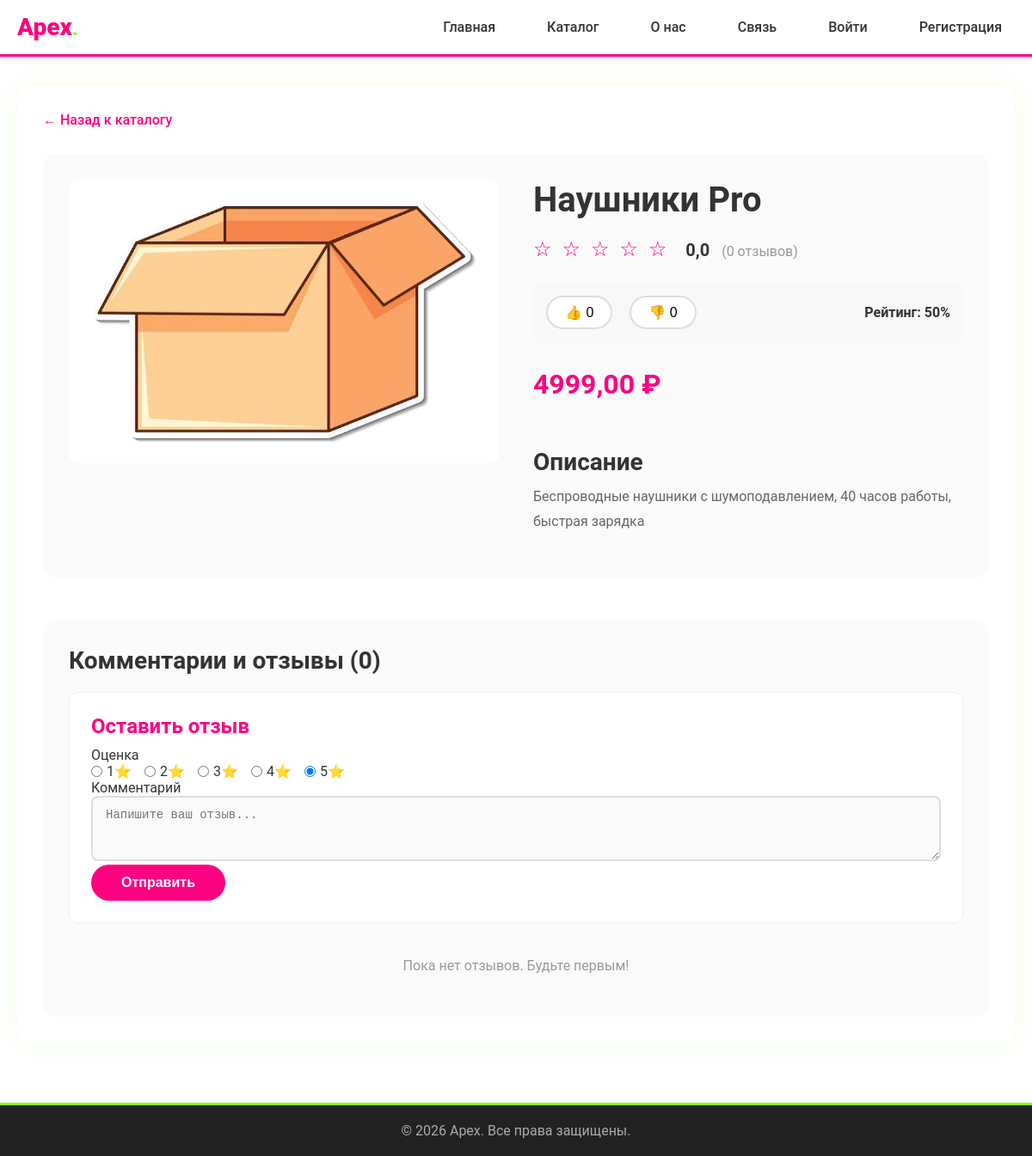
Screenshot of /product/4/ with the database file from the repository.
### mainpage/models.py (models this page shows, shortened)
class Product(models.Model):
    name = models.CharField(max_length=200, verbose_name="Название")
    slug = models.SlugField(max_length=200, unique=True, blank=True, verbose_name="URL")
    category = models.ForeignKey(
        Category,
        on_delete=models.SET_NULL,
        null=True,
        blank=True,
        related_name='products',
        verbose_name="Категория"
    )
    price = models.DecimalField(max_digits=10, decimal_places=2, verbose_name="Цена")
    old_price = models.DecimalField(
        max_digits=10,
        decimal_places=2,
        blank=True,
        null=True,
        verbose_name="Старая цена"
    )
    description = models.TextField(verbose_name="Описание")
    image = models.ImageField(
        upload_to=product_image_path,
        blank=True,
        null=True,
        verbose_name="Изображение",
        default='products/default.jpg'
    )
    in_stock = models.BooleanField(default=True, verbose_name="В наличии")
    quantity = models.PositiveIntegerField(default=0, verbose_name="Количество")
    views = models.PositiveIntegerField(default=0, verbose_name="Просмотры")
    created_at = models.DateTimeField(auto_now_add=True, verbose_name="Дата создания")
    updated_at = models.DateTimeField(auto_now=True, verbose_name="Дата обновления")
    def average_rating(self):
        reviews = self.reviews.all()
        if reviews:
            return sum(r.rating for r in reviews) / len(reviews)
        return 0
    def reviews_count(self):
        return self.reviews.count()
    class Meta:
        verbose_name = "Товар"
        verbose_name_plural = "Товары"
        ordering = ['-created_at']
    likes = models.PositiveIntegerField(default=0, verbose_name="Лайки")
    dislikes = models.PositiveIntegerField(default=0, verbose_name="Дизлайки")
    def get_rating_percent(self):
        total = self.likes + self.dislikes
        if total == 0:
            return 50
        return round((self.likes / total) * 100)

### mainpage/views.py (the view)
# urls.py: path('product/<int:product_id>/', views.product_detail, name='product_detail'),
def product_detail(request, product_id):
    product = get_object_or_404(Product, id=product_id)
    reviews = product.reviews.all()
    if request.method == 'POST' and request.user.is_authenticated:
        form = ReviewForm(request.POST)
        if form.is_valid():
            review = form.save(commit=False)
            review.product = product
            review.user = request.user
            review.save()
            messages.success(request, 'Ваш отзыв успешно добавлен!')
            return redirect('product_detail', product_id=product.id)
    else:
        form = ReviewForm()
    context = {
        'product': product,
        'reviews': reviews,
        'form': form,
        'average_rating': product.average_rating(),
        'reviews_count': product.reviews_count(),
    }
    return render(request, 'mainpage/product_detail.html', context)

### mainpage/forms.py
class ReviewForm(forms.ModelForm):
    class Meta:
        model = Review
        fields = ['rating', 'comment']
        widgets = {
            'rating': forms.RadioSelect(choices=Review.RATING_CHOICES),
            'comment': forms.Textarea(attrs={'rows': 4, 'placeholder': 'Напишите ваш отзыв...'}),
        }
        labels = {
            'rating': 'Оценка',
            'comment': 'Комментарий',
        }

### mainpage/templates/mainpage/product_detail.html (shortened to what this page needs)
{% extends 'mainpage/base.html' %}
{% load static %}
{% block content %}
<div class="page-container">
    <div class="product-detail">
        <div class="product-detail-header">
            <a href="{% url 'catalog' %}" class="back-link">← Назад к каталогу</a>
        </div>
        <div class="product-detail-content">
            <div class="product-detail-image">
                {% if product.image %}
                    <img src="{{ product.image.url }}" alt="{{ product.name }}">
                {% else %}
                    <img src="/media/products/default.jpg" alt="{{ product.name }}">
                {% endif %}
            </div>
            <div class="product-detail-info">
                <h1>{{ product.name }}</h1>
                <div class="product-rating-large">
                    <span class="stars-large">
                        {% with rating=average_rating|floatformat:"0" %}
                            {% for i in "12345"|make_list %}
                                {% if forloop.counter <= rating|add:"0" %}★{% else %}☆{% endif %}
                            {% endfor %}
                        {% endwith %}
                    </span>
                    <span class="rating-value-large">{{ average_rating|floatformat:1 }}</span>
                    <span class="reviews-count-large">({{ reviews_count }} отзывов)</span>
                </div>
                <div class="like-dislike-section">
                    <button class="btn-like" data-product-id="{{ product.id }}" data-action="like">
                        👍 <span id="likes-count">{{ product.likes }}</span>
                    </button>
                    <button class="btn-dislike" data-product-id="{{ product.id }}" data-action="dislike">
                        👎 <span id="dislikes-count">{{ product.dislikes }}</span>
                    </button>
                    <span class="like-percent">Рейтинг: <span id="like-percent">{{ product.get_rating_percent }}%</span></span>
                </div>
                <div class="product-price-large">{{ product.price }} ₽</div>
                <div class="product-description-full">
                    <h3>Описание</h3>
                    <p>{{ product.description }}</p>
                </div>
            </div>
        </div>
        <div class="reviews-section" id="comments-section">
            <h3>Комментарии и отзывы (<span id="comments-count">{{ reviews_count }}</span>)</h3>
            <div class="review-form-container">
                <h4>Оставить отзыв</h4>
                <form id="comment-form" data-product-id="{{ product.id }}">
                    <div class="form-group">
                        <label>Оценка</label>
                        <div class="rating-input">
                            {% for i in "12345"|make_list %}
                                <label class="rating-option">
                                    <input type="radio" name="rating" value="{{ forloop.counter }}" {% if forloop.counter == 5 %}checked{% endif %}>
                                    {{ forloop.counter }}⭐
                                </label>
                            {% endfor %}
                        </div>
                    </div>
                    <div class="form-group">
                        <label>Комментарий</label>
                        <textarea id="comment-text" class="form-input" rows="3" placeholder="Напишите ваш отзыв..." required></textarea>
                    </div>
                    <button type="submit" class="btn-submit-review">Отправить</button>
                </form>
            </div>
            <div class="reviews-list" id="comments-list">
                {% for review in reviews %}
                    <div class="review-item" id="comment-{{ review.id }}">
                        <div class="review-header">
                            <strong class="review-user">{{ review.user.username }}</strong>
                            <span class="review-rating">
                                {% for i in "12345"|make_list %}
                                    {% if forloop.counter <= review.rating %}★{% else %}☆{% endif %}
                                {% endfor %}
                            </span>
                            <span class="review-date">{{ review.created_at|date:"d.m.Y H:i" }}</span>
                        </div>
                        <div class="review-comment">{{ review.comment }}</div>
                    </div>
                {% empty %}
                    <p class="no-reviews">Пока нет отзывов. Будьте первым!</p>
                {% endfor %}
            </div>
        </div>
    </div>
</div>
{% endblock %}

### static/mainpage/css/style.css (style rules this page uses)
* { margin: 0; padding: 0; box-sizing: border-box; }
body { font-family: 'Roboto', 'Arial', sans-serif; background: #ffffff; color: #333; padding-top: 70px; }
.page-container { background: #ffffff; padding: 30px; border-radius: 15px; box-shadow: 0 0 30px rgba(128, 255, 0, 0.1); }
h1, h2, h3, h4, h5, h6 { margin: 20px 0 10px 0; }
h1 { font-size: 2.5em; }
h3 { font-size: 1.75em; }
h4 { font-size: 1.5em; }
.product-detail { max-width: 1100px; margin: 0 auto; }
.product-detail-header { margin-bottom: 30px; }
.back-link { color: #ff0080; text-decoration: none; font-weight: 500; transition: color 0.3s; }
.product-detail-content { display: grid; grid-template-columns: 1fr 1fr; gap: 40px; margin-bottom: 50px; background: #fafafa; padding: 30px; border-radius: 15px; }
.product-detail-image img { width: 100%; max-height: 400px; object-fit: contain; border-radius: 10px; background: white; padding: 20px; }
.product-detail-info { display: flex; flex-direction: column; }
.product-detail-info h1 { color: #333; margin-top: 0; }
.product-rating-large { margin: 10px 0; }
.stars-large { color: #ff0080; font-size: 24px; letter-spacing: 3px; }
.rating-value-large { font-size: 20px; font-weight: bold; color: #333; margin-left: 10px; }
.reviews-count-large { color: #999; font-size: 16px; margin-left: 10px; }
.product-price-large { font-size: 32px; color: #ff0080; font-weight: bold; margin: 15px 0; }
.product-description-full { margin: 20px 0; }
.product-description-full h3 { color: #333; margin-bottom: 10px; }
.product-description-full p { color: #666; line-height: 1.8; font-size: 16px; }
.reviews-section { margin-top: 40px; padding: 30px; background: #fafafa; border-radius: 15px; }
.reviews-section h3 { margin-top: 0; color: #333; }
.review-form-container { background: white; padding: 25px; border-radius: 10px; margin: 20px 0; border: 1px solid #eee; }
.review-form-container h4 { margin-top: 0; color: #ff0080; }
.rating-input { display: flex; gap: 15px; flex-wrap: wrap; }
.rating-option { display: flex; align-items: center; gap: 5px; cursor: pointer; }
.rating-option input[type="radio"] { margin: 0; }
.btn-submit-review { padding: 12px 35px; background: #ff0080; color: #fff; border: none; border-radius: 25px; font-size: 16px; font-weight: bold; cursor: pointer; transition: all 0.3s ease; }
.reviews-list { margin-top: 20px; }
.no-reviews { color: #999; text-align: center; padding: 20px; }
.form-input { width: 100%; padding: 12px 15px; border: 2px solid #ddd; border-radius: 8px; font-size: 14px; transition: all 0.3s ease; background: #fafafa; }
.like-dislike-section { display: flex; gap: 20px; align-items: center; margin: 15px 0; padding: 15px; background: #f8f8f8; border-radius: 10px; }
.btn-like, .btn-dislike { padding: 8px 20px; border: 2px solid #ddd; border-radius: 25px; cursor: pointer; font-size: 16px; transition: all 0.3s; background: white; }
.like-percent { font-weight: bold; color: #333; margin-left: auto; }

### rows the page displays
Product: image (placeholder picture), name "Наушники Pro", likes "0", dislikes "0", get_rating_percent "50", price "4999,00", description "Беспроводные наушники с шумоподавлением, 40 часов работы, быстрая зарядка"

### other values shown
{{ average_rating|floatformat:1 }} "0,0"
{{ reviews_count }} "0"
